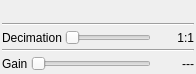
<?xml version="1.0" encoding="UTF-8"?>
<ui version="4.0">
 <class>RTLSDRGui</class>
 <widget class="QWidget" name="RTLSDRGui">
  <property name="geometry">
   <rect>
    <x>0</x>
    <y>0</y>
    <width>196</width>
    <height>74</height>
   </rect>
  </property>
  <property name="sizePolicy">
   <sizepolicy hsizetype="Preferred" vsizetype="Maximum">
    <horstretch>0</horstretch>
    <verstretch>0</verstretch>
   </sizepolicy>
  </property>
  <property name="windowTitle">
   <string>RTL-SDR</string>
  </property>
  <layout class="QVBoxLayout" name="verticalLayout">
   <property name="spacing">
    <number>3</number>
   </property>
   <property name="margin">
    <number>2</number>
   </property>
   <item>
    <layout class="QHBoxLayout" name="horizontalLayout_3">
     <item>
      <spacer name="horizontalSpacer">
       <property name="orientation">
        <enum>Qt::Horizontal</enum>
       </property>
       <property name="sizeHint" stdset="0">
        <size>
         <width>0</width>
         <height>0</height>
        </size>
       </property>
      </spacer>
     </item>
     <item>
      <widget class="ValueDial" name="centerFrequency" native="true">
       <property name="sizePolicy">
        <sizepolicy hsizetype="Maximum" vsizetype="Maximum">
         <horstretch>0</horstretch>
         <verstretch>0</verstretch>
        </sizepolicy>
       </property>
       <property name="minimumSize">
        <size>
         <width>32</width>
         <height>16</height>
        </size>
       </property>
       <property name="font">
        <font>
         <family>Monospace</family>
         <pointsize>20</pointsize>
        </font>
       </property>
       <property name="focusPolicy">
        <enum>Qt::StrongFocus</enum>
       </property>
       <property name="toolTip">
        <string>Tuner center frequency in kHz</string>
       </property>
      </widget>
     </item>
     <item>
      <spacer name="horizontalSpacer_2">
       <property name="orientation">
        <enum>Qt::Horizontal</enum>
       </property>
       <property name="sizeHint" stdset="0">
        <size>
         <width>0</width>
         <height>0</height>
        </size>
       </property>
      </spacer>
     </item>
    </layout>
   </item>
   <item>
    <widget class="Line" name="line_4">
     <property name="orientation">
      <enum>Qt::Horizontal</enum>
     </property>
    </widget>
   </item>
   <item>
    <layout class="QGridLayout" name="gridLayout_3">
     <property name="spacing">
      <number>3</number>
     </property>
     <item row="0" column="1">
      <widget class="QSlider" name="decimation">
       <property name="toolTip">
        <string>Signal decimation factor</string>
       </property>
       <property name="maximum">
        <number>4</number>
       </property>
       <property name="pageStep">
        <number>1</number>
       </property>
       <property name="orientation">
        <enum>Qt::Horizontal</enum>
       </property>
      </widget>
     </item>
     <item row="0" column="0">
      <widget class="QLabel" name="label_12">
       <property name="sizePolicy">
        <sizepolicy hsizetype="Maximum" vsizetype="Preferred">
         <horstretch>0</horstretch>
         <verstretch>0</verstretch>
        </sizepolicy>
       </property>
       <property name="text">
        <string>Decimation</string>
       </property>
      </widget>
     </item>
     <item row="0" column="2">
      <widget class="QLabel" name="decimationText">
       <property name="minimumSize">
        <size>
         <width>40</width>
         <height>0</height>
        </size>
       </property>
       <property name="text">
        <string>1:1</string>
       </property>
       <property name="alignment">
        <set>Qt::AlignRight|Qt::AlignTrailing|Qt::AlignVCenter</set>
       </property>
      </widget>
     </item>
    </layout>
   </item>
   <item>
    <widget class="Line" name="line_3">
     <property name="orientation">
      <enum>Qt::Horizontal</enum>
     </property>
    </widget>
   </item>
   <item>
    <layout class="QGridLayout" name="gridLayout_2">
     <property name="spacing">
      <number>3</number>
     </property>
     <item row="0" column="0">
      <widget class="QLabel" name="label_11">
       <property name="sizePolicy">
        <sizepolicy hsizetype="Maximum" vsizetype="Preferred">
         <horstretch>0</horstretch>
         <verstretch>0</verstretch>
        </sizepolicy>
       </property>
       <property name="text">
        <string>Gain</string>
       </property>
      </widget>
     </item>
     <item row="0" column="1">
      <widget class="QSlider" name="gain">
       <property name="enabled">
        <bool>false</bool>
       </property>
       <property name="toolTip">
        <string>LNA amplification</string>
       </property>
       <property name="maximum">
        <number>0</number>
       </property>
       <property name="pageStep">
        <number>1</number>
       </property>
       <property name="orientation">
        <enum>Qt::Horizontal</enum>
       </property>
      </widget>
     </item>
     <item row="0" column="2">
      <widget class="QLabel" name="gainText">
       <property name="minimumSize">
        <size>
         <width>40</width>
         <height>0</height>
        </size>
       </property>
       <property name="text">
        <string>---</string>
       </property>
       <property name="alignment">
        <set>Qt::AlignRight|Qt::AlignTrailing|Qt::AlignVCenter</set>
       </property>
      </widget>
     </item>
    </layout>
   </item>
  </layout>
 </widget>
 <customwidgets>
  <customwidget>
   <class>ValueDial</class>
   <extends>QWidget</extends>
   <header>gui/valuedial.h</header>
   <container>1</container>
  </customwidget>
 </customwidgets>
 <resources/>
 <connections/>
</ui>
